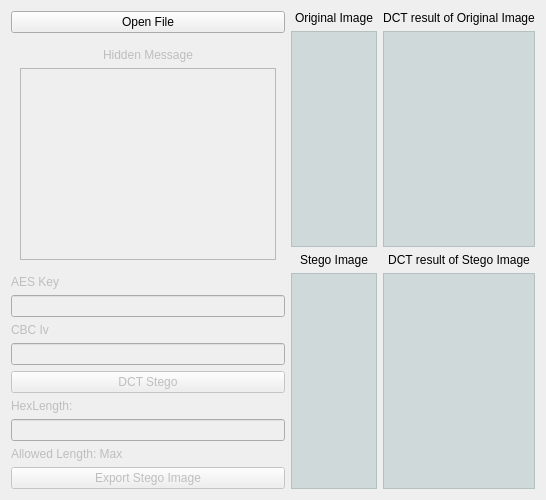
      <widget class="QWidget" name="tab_2">
       <attribute name="title">
        <string>DCTStego</string>
       </attribute>
       <layout class="QHBoxLayout" name="horizontalLayout_3">
        <item>
         <layout class="QVBoxLayout" name="verticalLayout_4">
          <item>
           <widget class="QPushButton" name="btnDCTStegoOpen">
            <property name="text">
             <string>Open File</string>
            </property>
           </widget>
          </item>
          <item>
           <widget class="QWidget" name="widget_3" native="true">
            <property name="sizePolicy">
             <sizepolicy hsizetype="Fixed" vsizetype="Expanding">
              <horstretch>0</horstretch>
              <verstretch>0</verstretch>
             </sizepolicy>
            </property>
            <layout class="QVBoxLayout" name="verticalLayout_3">
             <item>
              <widget class="QLabel" name="lblDCTMessage">
               <property name="enabled">
                <bool>false</bool>
               </property>
               <property name="sizePolicy">
                <sizepolicy hsizetype="Minimum" vsizetype="Fixed">
                 <horstretch>0</horstretch>
                 <verstretch>0</verstretch>
                </sizepolicy>
               </property>
               <property name="text">
                <string>Hidden Message</string>
               </property>
               <property name="alignment">
                <set>Qt::AlignCenter</set>
               </property>
              </widget>
             </item>
             <item>
              <widget class="QPlainTextEdit" name="pteDCT">
               <property name="enabled">
                <bool>false</bool>
               </property>
               <property name="sizePolicy">
                <sizepolicy hsizetype="Fixed" vsizetype="Expanding">
                 <horstretch>0</horstretch>
                 <verstretch>0</verstretch>
                </sizepolicy>
               </property>
              </widget>
             </item>
            </layout>
           </widget>
          </item>
          <item>
           <widget class="QLabel" name="lblDCTKey">
            <property name="enabled">
             <bool>false</bool>
            </property>
            <property name="text">
             <string>AES Key</string>
            </property>
           </widget>
          </item>
          <item>
           <widget class="QLineEdit" name="ldtDCTKey">
            <property name="enabled">
             <bool>false</bool>
            </property>
            <property name="sizePolicy">
             <sizepolicy hsizetype="Preferred" vsizetype="Maximum">
              <horstretch>0</horstretch>
              <verstretch>0</verstretch>
             </sizepolicy>
            </property>
            <property name="maxLength">
             <number>16</number>
            </property>
           </widget>
          </item>
          <item>
           <widget class="QLabel" name="lblDCTIV">
            <property name="enabled">
             <bool>false</bool>
            </property>
            <property name="text">
             <string>CBC Iv</string>
            </property>
           </widget>
          </item>
          <item>
           <widget class="QLineEdit" name="ldtDCTIV">
            <property name="enabled">
             <bool>false</bool>
            </property>
            <property name="sizePolicy">
             <sizepolicy hsizetype="Preferred" vsizetype="Fixed">
              <horstretch>0</horstretch>
              <verstretch>0</verstretch>
             </sizepolicy>
            </property>
            <property name="maxLength">
             <number>16</number>
            </property>
           </widget>
          </item>
          <item>
           <widget class="QPushButton" name="btnDCTStegoExecute">
            <property name="enabled">
             <bool>false</bool>
            </property>
            <property name="text">
             <string>DCT Stego</string>
            </property>
           </widget>
          </item>
          <item>
           <widget class="QLabel" name="lblDCTHexLength">
            <property name="enabled">
             <bool>false</bool>
            </property>
            <property name="text">
             <string>HexLength:</string>
            </property>
           </widget>
          </item>
          <item>
           <widget class="QLineEdit" name="ldtDCTHex">
            <property name="enabled">
             <bool>false</bool>
            </property>
            <property name="sizePolicy">
             <sizepolicy hsizetype="Preferred" vsizetype="Fixed">
              <horstretch>0</horstretch>
              <verstretch>0</verstretch>
             </sizepolicy>
            </property>
           </widget>
          </item>
          <item>
           <widget class="QLabel" name="lblDCTMax">
            <property name="enabled">
             <bool>false</bool>
            </property>
            <property name="text">
             <string>Allowed Length: Max</string>
            </property>
           </widget>
          </item>
          <item>
           <widget class="QPushButton" name="btnDCTStegoExport">
            <property name="enabled">
             <bool>false</bool>
            </property>
            <property name="text">
             <string>Export Stego Image</string>
            </property>
           </widget>
          </item>
         </layout>
        </item>
        <item>
         <layout class="QGridLayout" name="gridLayout_2">
          <item row="0" column="1">
           <widget class="QLabel" name="label_17">
            <property name="text">
             <string>DCT result of Original Image</string>
            </property>
            <property name="alignment">
             <set>Qt::AlignCenter</set>
            </property>
           </widget>
          </item>
          <item row="2" column="0">
           <widget class="QLabel" name="label_15">
            <property name="text">
             <string>Stego Image</string>
            </property>
            <property name="alignment">
             <set>Qt::AlignCenter</set>
            </property>
           </widget>
          </item>
          <item row="3" column="0">
           <widget class="QGraphicsView" name="grvDCTStego">
            <property name="sizePolicy">
             <sizepolicy hsizetype="Expanding" vsizetype="Expanding">
              <horstretch>0</horstretch>
              <verstretch>0</verstretch>
             </sizepolicy>
            </property>
            <property name="styleSheet">
             <string notr="true">background-color: rgba(83, 125, 125, 50);</string>
            </property>
            <property name="verticalScrollBarPolicy">
             <enum>Qt::ScrollBarAlwaysOff</enum>
            </property>
            <property name="horizontalScrollBarPolicy">
             <enum>Qt::ScrollBarAlwaysOff</enum>
            </property>
            <property name="sizeAdjustPolicy">
             <enum>QAbstractScrollArea::AdjustToContents</enum>
            </property>
           </widget>
          </item>
          <item row="2" column="1">
           <widget class="QLabel" name="label_16">
            <property name="text">
             <string>DCT result of Stego Image</string>
            </property>
            <property name="alignment">
             <set>Qt::AlignCenter</set>
            </property>
           </widget>
          </item>
          <item row="1" column="1">
           <widget class="QGraphicsView" name="grvDCTOriSpect">
            <property name="sizePolicy">
             <sizepolicy hsizetype="Expanding" vsizetype="Expanding">
              <horstretch>0</horstretch>
              <verstretch>0</verstretch>
             </sizepolicy>
            </property>
            <property name="styleSheet">
             <string notr="true">background-color: rgba(83, 125, 125, 50);</string>
            </property>
            <property name="verticalScrollBarPolicy">
             <enum>Qt::ScrollBarAlwaysOff</enum>
            </property>
            <property name="horizontalScrollBarPolicy">
             <enum>Qt::ScrollBarAlwaysOff</enum>
            </property>
            <property name="sizeAdjustPolicy">
             <enum>QAbstractScrollArea::AdjustToContents</enum>
            </property>
           </widget>
          </item>
          <item row="0" column="0">
           <widget class="QLabel" name="label_14">
            <property name="text">
             <string>Original Image</string>
            </property>
            <property name="alignment">
             <set>Qt::AlignCenter</set>
            </property>
           </widget>
          </item>
          <item row="3" column="1">
           <widget class="QGraphicsView" name="grvDCTStegoSpect">
            <property name="sizePolicy">
             <sizepolicy hsizetype="Expanding" vsizetype="Expanding">
              <horstretch>0</horstretch>
              <verstretch>0</verstretch>
             </sizepolicy>
            </property>
            <property name="styleSheet">
             <string notr="true">background-color: rgba(83, 125, 125, 50);</string>
            </property>
            <property name="verticalScrollBarPolicy">
             <enum>Qt::ScrollBarAlwaysOff</enum>
            </property>
            <property name="horizontalScrollBarPolicy">
             <enum>Qt::ScrollBarAlwaysOff</enum>
            </property>
            <property name="sizeAdjustPolicy">
             <enum>QAbstractScrollArea::AdjustToContents</enum>
            </property>
           </widget>
          </item>
          <item row="1" column="0">
           <widget class="QGraphicsView" name="grvDCTOri">
            <property name="sizePolicy">
             <sizepolicy hsizetype="Expanding" vsizetype="Expanding">
              <horstretch>0</horstretch>
              <verstretch>0</verstretch>
             </sizepolicy>
            </property>
            <property name="styleSheet">
             <string notr="true">background-color: rgba(83, 125, 125, 50);</string>
            </property>
            <property name="verticalScrollBarPolicy">
             <enum>Qt::ScrollBarAlwaysOff</enum>
            </property>
            <property name="horizontalScrollBarPolicy">
             <enum>Qt::ScrollBarAlwaysOff</enum>
            </property>
            <property name="sizeAdjustPolicy">
             <enum>QAbstractScrollArea::AdjustToContents</enum>
            </property>
           </widget>
          </item>
         </layout>
        </item>
       </layout>
      </widget>
